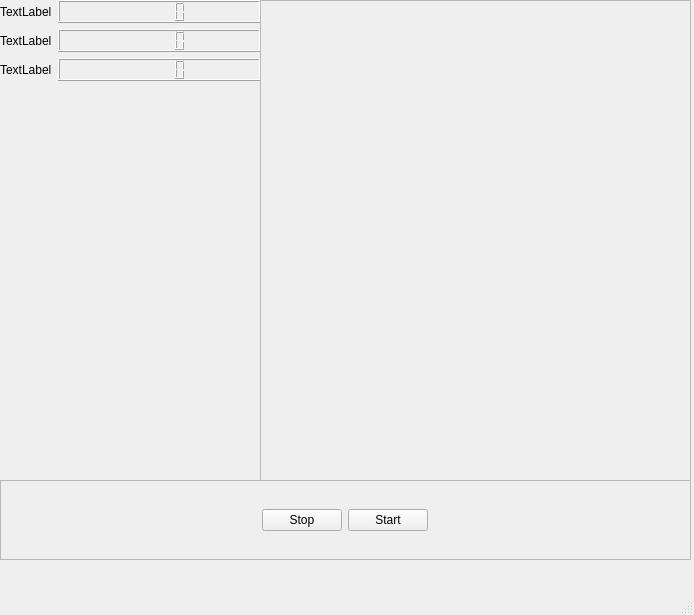
<?xml version="1.0" encoding="UTF-8"?>
<ui version="4.0">
 <class>MainWindow</class>
 <widget class="QMainWindow" name="MainWindow">
  <property name="geometry">
   <rect>
    <x>0</x>
    <y>0</y>
    <width>694</width>
    <height>615</height>
   </rect>
  </property>
  <property name="windowTitle">
   <string>MainWindow</string>
  </property>
  <widget class="QWidget" name="centralwidget">
   <widget class="QWidget" name="formLayoutWidget">
    <property name="geometry">
     <rect>
      <x>0</x>
      <y>0</y>
      <width>261</width>
      <height>481</height>
     </rect>
    </property>
    <layout class="QFormLayout" name="formLayout">
     <item row="0" column="0">
      <widget class="QLabel" name="label">
       <property name="text">
        <string>TextLabel</string>
       </property>
      </widget>
     </item>
     <item row="0" column="1">
      <widget class="QLCDNumber" name="lcdNumber"/>
     </item>
     <item row="1" column="0">
      <widget class="QLabel" name="label_2">
       <property name="text">
        <string>TextLabel</string>
       </property>
      </widget>
     </item>
     <item row="1" column="1">
      <widget class="QLCDNumber" name="lcdNumber_2"/>
     </item>
     <item row="2" column="0">
      <widget class="QLabel" name="label_3">
       <property name="text">
        <string>TextLabel</string>
       </property>
      </widget>
     </item>
     <item row="2" column="1">
      <widget class="QLCDNumber" name="lcdNumber_3"/>
     </item>
    </layout>
   </widget>
   <widget class="QFrame" name="frame1">
    <property name="geometry">
     <rect>
      <x>260</x>
      <y>0</y>
      <width>431</width>
      <height>481</height>
     </rect>
    </property>
    <property name="sizePolicy">
     <sizepolicy hsizetype="Expanding" vsizetype="Expanding">
      <horstretch>0</horstretch>
      <verstretch>0</verstretch>
     </sizepolicy>
    </property>
    <property name="frameShape">
     <enum>QFrame::StyledPanel</enum>
    </property>
    <property name="frameShadow">
     <enum>QFrame::Raised</enum>
    </property>
   </widget>
   <widget class="QFrame" name="frame">
    <property name="geometry">
     <rect>
      <x>0</x>
      <y>480</y>
      <width>691</width>
      <height>80</height>
     </rect>
    </property>
    <property name="sizePolicy">
     <sizepolicy hsizetype="Expanding" vsizetype="Expanding">
      <horstretch>0</horstretch>
      <verstretch>0</verstretch>
     </sizepolicy>
    </property>
    <property name="frameShape">
     <enum>QFrame::StyledPanel</enum>
    </property>
    <property name="frameShadow">
     <enum>QFrame::Raised</enum>
    </property>
    <widget class="QWidget" name="horizontalLayoutWidget">
     <property name="geometry">
      <rect>
       <x>240</x>
       <y>0</y>
       <width>211</width>
       <height>80</height>
      </rect>
     </property>
     <layout class="QHBoxLayout" name="horizontalLayout">
      <item>
       <spacer name="horizontalSpacer">
        <property name="orientation">
         <enum>Qt::Horizontal</enum>
        </property>
        <property name="sizeHint" stdset="0">
         <size>
          <width>40</width>
          <height>20</height>
         </size>
        </property>
       </spacer>
      </item>
      <item>
       <widget class="QPushButton" name="pushButton_2">
        <property name="text">
         <string>Stop</string>
        </property>
       </widget>
      </item>
      <item>
       <widget class="QPushButton" name="pushButton">
        <property name="text">
         <string>Start</string>
        </property>
       </widget>
      </item>
      <item>
       <spacer name="horizontalSpacer_2">
        <property name="orientation">
         <enum>Qt::Horizontal</enum>
        </property>
        <property name="sizeHint" stdset="0">
         <size>
          <width>40</width>
          <height>20</height>
         </size>
        </property>
       </spacer>
      </item>
     </layout>
    </widget>
   </widget>
  </widget>
  <widget class="QMenuBar" name="menubar">
   <property name="geometry">
    <rect>
     <x>0</x>
     <y>0</y>
     <width>694</width>
     <height>21</height>
    </rect>
   </property>
  </widget>
  <widget class="QStatusBar" name="statusbar"/>
 </widget>
 <resources/>
 <connections/>
</ui>
